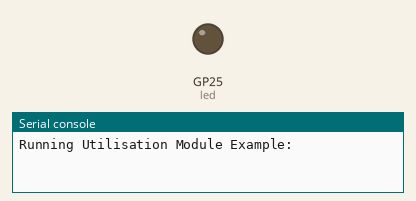
The program below on a simulated Raspberry Pi Pico running MicroPython. On the bench: output pins drawn as LEDs (lit = HIGH), the last lines printed to the serial console. Dashed ring = blinking. The interpreter's speed is modelled, so counts of loop turns are approximate. At 8.1 s the program stops and its outputs stay as they are.

Above: at 1.0 s.
At 2.92 s:
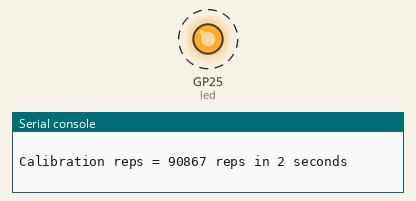
Timing chart, 0 to 3.2 s (numbered marks = the images above):
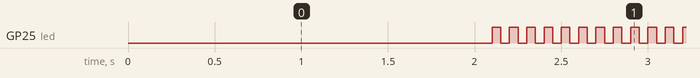

The program:

utilisation.py
```python
# Measures approximate interrupt driven processor utilisation

import time
from machine import Pin, Timer

class Utilisation:
    def __init__(self, calibration_time=1.0):
        self.calibrate(calibration_time)

    def calibrate(self, time):
        ( self.calibration_reps, self.calibration_time ) = self._sleep(time)

    def measure(self, time):
        ( self.measure_reps, self.measure_time ) = self._sleep(time)

        self.idle_fraction = (self.measure_reps * self.calibration_time) \
                           / (self.measure_time * self.calibration_reps)
        self.busy_fraction = 1 - self.idle_fraction

    def _sleep(self, time_s):
        reps = 0
        end_ticks = time.ticks_add( time.ticks_ms(), int( time_s * 1000 ) )

        while time.ticks_ms() < end_ticks:
            reps=reps+1

        return ( reps, time_s )

    def __str__(self):
        return f"{self.busy_fraction:.1%} processor utilisation"

if __name__ == "__main__":

    # Interrupt callback that deliberately blocks to use some cycles
    def bad_timer_callback(timer):
        led.on()
        time.sleep_ms(50)
        led.off()

    # Better callback that doesn't block for so long
    def good_timer_callback(timer):
        led.toggle()

    print( "Running Utilisation Module Example:" )
    print()

    utilisation = Utilisation(2)
    print(f"Calibration reps = {utilisation.calibration_reps} reps in {utilisation.calibration_time} seconds")
    print()

    led = Pin("LED", Pin.OUT)

    timer = Timer(period=100, mode=Timer.PERIODIC, callback=bad_timer_callback)
    utilisation.measure(3)
    print(f"{utilisation.measure_reps} reps ({utilisation}) in {utilisation.measure_time} seconds")
    print()
    timer.deinit()

    timer = Timer(period=100, mode=Timer.PERIODIC, callback=good_timer_callback)
    utilisation.measure(3)
    print(f"{utilisation.measure_reps} reps ({utilisation}) in {utilisation.measure_time} seconds")
    print()
    timer.deinit()
```
